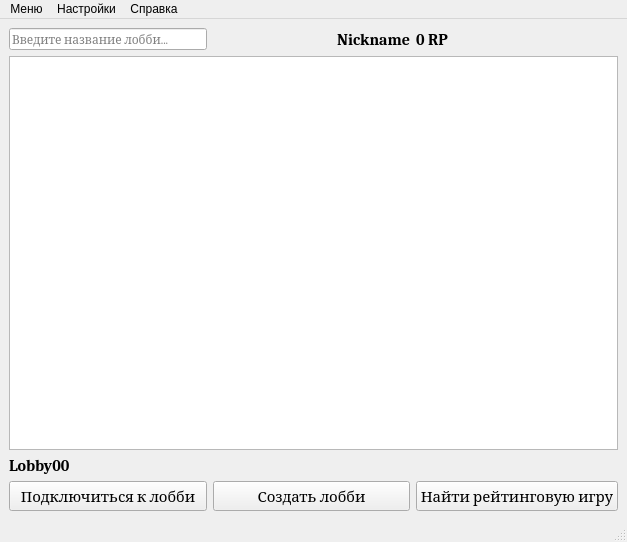
<?xml version="1.0" encoding="UTF-8"?>
<ui version="4.0">
 <class>MenuWindow</class>
 <widget class="QMainWindow" name="MenuWindow">
  <property name="geometry">
   <rect>
    <x>0</x>
    <y>0</y>
    <width>627</width>
    <height>542</height>
   </rect>
  </property>
  <property name="minimumSize">
   <size>
    <width>466</width>
    <height>339</height>
   </size>
  </property>
  <property name="maximumSize">
   <size>
    <width>627</width>
    <height>542</height>
   </size>
  </property>
  <property name="windowTitle">
   <string>Главное меню</string>
  </property>
  <widget class="QWidget" name="centralwidget">
   <layout class="QGridLayout" name="gridLayout">
    <item row="5" column="0">
     <widget class="QLabel" name="lChosenLobby">
      <property name="font">
       <font>
        <family>Cambria</family>
        <pointsize>12</pointsize>
        <bold>true</bold>
       </font>
      </property>
      <property name="text">
       <string>Lobby00</string>
      </property>
     </widget>
    </item>
    <item row="6" column="0">
     <widget class="QPushButton" name="bConnect">
      <property name="font">
       <font>
        <family>Cambria</family>
        <pointsize>11</pointsize>
        <bold>false</bold>
       </font>
      </property>
      <property name="text">
       <string>Подключиться к лобби</string>
      </property>
     </widget>
    </item>
    <item row="0" column="1">
     <widget class="QLabel" name="lNickname">
      <property name="font">
       <font>
        <family>Cambria</family>
        <pointsize>12</pointsize>
        <bold>true</bold>
       </font>
      </property>
      <property name="text">
       <string>Nickname</string>
      </property>
      <property name="alignment">
       <set>Qt::AlignRight|Qt::AlignTrailing|Qt::AlignVCenter</set>
      </property>
     </widget>
    </item>
    <item row="0" column="2">
     <widget class="QLabel" name="lRpCount">
      <property name="font">
       <font>
        <family>Cambria</family>
        <pointsize>12</pointsize>
        <bold>true</bold>
       </font>
      </property>
      <property name="text">
       <string>0 RP</string>
      </property>
     </widget>
    </item>
    <item row="6" column="2">
     <widget class="QPushButton" name="bRankedSearch">
      <property name="font">
       <font>
        <family>Cambria</family>
        <pointsize>11</pointsize>
        <bold>false</bold>
       </font>
      </property>
      <property name="text">
       <string>Найти рейтинговую игру</string>
      </property>
     </widget>
    </item>
    <item row="6" column="1">
     <widget class="QPushButton" name="bCreateLobby">
      <property name="font">
       <font>
        <family>Cambria</family>
        <pointsize>11</pointsize>
        <bold>false</bold>
       </font>
      </property>
      <property name="text">
       <string>Создать лобби</string>
      </property>
     </widget>
    </item>
    <item row="2" column="0" colspan="3">
     <widget class="QTableWidget" name="tableWidget"/>
    </item>
    <item row="0" column="0">
     <widget class="QLineEdit" name="leLobbyFilter">
      <property name="sizePolicy">
       <sizepolicy hsizetype="Preferred" vsizetype="Preferred">
        <horstretch>0</horstretch>
        <verstretch>0</verstretch>
       </sizepolicy>
      </property>
      <property name="maximumSize">
       <size>
        <width>16777215</width>
        <height>16777215</height>
       </size>
      </property>
      <property name="font">
       <font>
        <family>Cambria</family>
       </font>
      </property>
      <property name="maxLength">
       <number>20</number>
      </property>
      <property name="placeholderText">
       <string>Введите название лобби...</string>
      </property>
     </widget>
    </item>
   </layout>
  </widget>
  <widget class="QMenuBar" name="menubar">
   <property name="geometry">
    <rect>
     <x>0</x>
     <y>0</y>
     <width>627</width>
     <height>21</height>
    </rect>
   </property>
   <widget class="QMenu" name="menu">
    <property name="title">
     <string>Меню</string>
    </property>
    <addaction name="aChangeAcc"/>
    <addaction name="separator"/>
    <addaction name="aQuitApp"/>
   </widget>
   <widget class="QMenu" name="settings">
    <property name="title">
     <string>Настройки</string>
    </property>
    <addaction name="aNickname"/>
    <addaction name="aDiceIf3D"/>
   </widget>
   <widget class="QMenu" name="menu_2">
    <property name="title">
     <string>Справка</string>
    </property>
    <addaction name="aAbout"/>
   </widget>
   <addaction name="menu"/>
   <addaction name="settings"/>
   <addaction name="menu_2"/>
  </widget>
  <widget class="QStatusBar" name="statusbar"/>
  <action name="aChangeAcc">
   <property name="text">
    <string>Сменить аккаунт</string>
   </property>
  </action>
  <action name="aQuitApp">
   <property name="text">
    <string>Выйти из приложения</string>
   </property>
  </action>
  <action name="aDiceIf3D">
   <property name="checkable">
    <bool>true</bool>
   </property>
   <property name="checked">
    <bool>true</bool>
   </property>
   <property name="text">
    <string>Игровые кубики в 3D</string>
   </property>
  </action>
  <action name="aNickname">
   <property name="text">
    <string>Указать псевдоним</string>
   </property>
  </action>
  <action name="aAbout">
   <property name="text">
    <string>О приложении</string>
   </property>
  </action>
 </widget>
 <resources/>
 <connections>
  <connection>
   <sender>aQuitApp</sender>
   <signal>triggered()</signal>
   <receiver>MenuWindow</receiver>
   <slot>quitApp()</slot>
   <hints>
    <hint type="sourcelabel">
     <x>-1</x>
     <y>-1</y>
    </hint>
    <hint type="destinationlabel">
     <x>313</x>
     <y>270</y>
    </hint>
   </hints>
  </connection>
  <connection>
   <sender>aChangeAcc</sender>
   <signal>triggered()</signal>
   <receiver>MenuWindow</receiver>
   <slot>changeAcc()</slot>
   <hints>
    <hint type="sourcelabel">
     <x>-1</x>
     <y>-1</y>
    </hint>
    <hint type="destinationlabel">
     <x>313</x>
     <y>270</y>
    </hint>
   </hints>
  </connection>
  <connection>
   <sender>aDiceIf3D</sender>
   <signal>changed()</signal>
   <receiver>MenuWindow</receiver>
   <slot>apply3dDiceState()</slot>
   <hints>
    <hint type="sourcelabel">
     <x>-1</x>
     <y>-1</y>
    </hint>
    <hint type="destinationlabel">
     <x>313</x>
     <y>270</y>
    </hint>
   </hints>
  </connection>
 </connections>
 <slots>
  <slot>quitApp()</slot>
  <slot>changeAcc()</slot>
  <slot>apply3dDiceState()</slot>
 </slots>
</ui>
